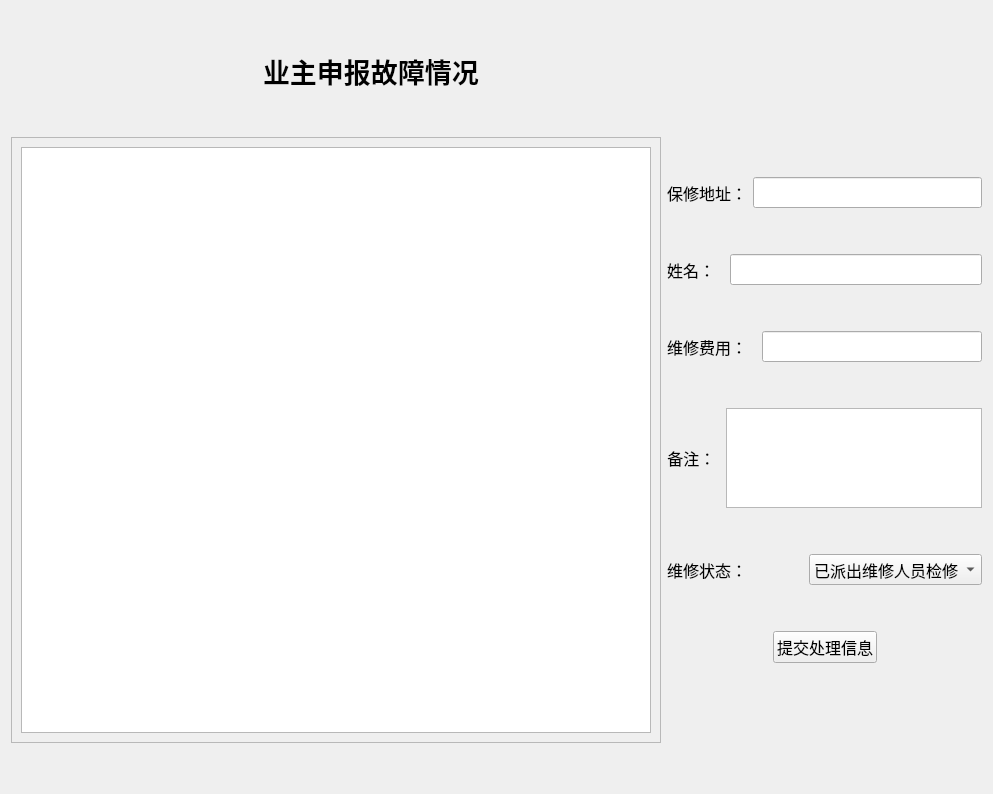
        <widget class="QWidget" name="tab_4">
         <attribute name="title">
          <string>维修管理</string>
         </attribute>
         <layout class="QGridLayout" name="gridLayout_4">
          <item row="0" column="0">
           <layout class="QVBoxLayout" name="verticalLayout_7">
            <item>
             <spacer name="verticalSpacer_24">
              <property name="orientation">
               <enum>Qt::Vertical</enum>
              </property>
              <property name="sizeHint" stdset="0">
               <size>
                <width>20</width>
                <height>40</height>
               </size>
              </property>
             </spacer>
            </item>
            <item>
             <layout class="QHBoxLayout" name="horizontalLayout_20">
              <item>
               <spacer name="horizontalSpacer_4">
                <property name="orientation">
                 <enum>Qt::Horizontal</enum>
                </property>
                <property name="sizeHint" stdset="0">
                 <size>
                  <width>40</width>
                  <height>20</height>
                 </size>
                </property>
               </spacer>
              </item>
              <item>
               <widget class="QLabel" name="label_15">
                <property name="font">
                 <font>
                  <family>Agency FB</family>
                  <pointsize>20</pointsize>
                  <weight>75</weight>
                  <bold>true</bold>
                 </font>
                </property>
                <property name="text">
                 <string>业主申报故障情况</string>
                </property>
               </widget>
              </item>
              <item>
               <spacer name="horizontalSpacer_5">
                <property name="orientation">
                 <enum>Qt::Horizontal</enum>
                </property>
                <property name="sizeHint" stdset="0">
                 <size>
                  <width>40</width>
                  <height>20</height>
                 </size>
                </property>
               </spacer>
              </item>
              <item>
               <spacer name="horizontalSpacer_6">
                <property name="orientation">
                 <enum>Qt::Horizontal</enum>
                </property>
                <property name="sizeHint" stdset="0">
                 <size>
                  <width>40</width>
                  <height>20</height>
                 </size>
                </property>
               </spacer>
              </item>
             </layout>
            </item>
            <item>
             <spacer name="verticalSpacer_26">
              <property name="orientation">
               <enum>Qt::Vertical</enum>
              </property>
              <property name="sizeHint" stdset="0">
               <size>
                <width>20</width>
                <height>40</height>
               </size>
              </property>
             </spacer>
            </item>
            <item>
             <layout class="QHBoxLayout" name="horizontalLayout_21">
              <item>
               <widget class="QScrollArea" name="scrollArea_2">
                <property name="minimumSize">
                 <size>
                  <width>650</width>
                  <height>0</height>
                 </size>
                </property>
                <property name="maximumSize">
                 <size>
                  <width>800</width>
                  <height>16777215</height>
                 </size>
                </property>
                <property name="widgetResizable">
                 <bool>true</bool>
                </property>
                <widget class="QWidget" name="scrollAreaWidgetContents_2">
                 <property name="geometry">
                  <rect>
                   <x>0</x>
                   <y>0</y>
                   <width>648</width>
                   <height>597</height>
                  </rect>
                 </property>
                 <layout class="QGridLayout" name="gridLayout_16">
                  <item row="0" column="0">
                   <widget class="QTableView" name="tableView_4"/>
                  </item>
                 </layout>
                </widget>
               </widget>
              </item>
              <item>
               <layout class="QVBoxLayout" name="verticalLayout_6">
                <item>
                 <spacer name="verticalSpacer_19">
                  <property name="orientation">
                   <enum>Qt::Vertical</enum>
                  </property>
                  <property name="sizeHint" stdset="0">
                   <size>
                    <width>20</width>
                    <height>40</height>
                   </size>
                  </property>
                 </spacer>
                </item>
                <item>
                 <layout class="QHBoxLayout" name="horizontalLayout_13"/>
                </item>
                <item>
                 <layout class="QHBoxLayout" name="horizontalLayout_14">
                  <item>
                   <widget class="QLabel" name="label_10">
                    <property name="font">
                     <font>
                      <family>Agency FB</family>
                      <pointsize>12</pointsize>
                     </font>
                    </property>
                    <property name="text">
                     <string>保修地址：</string>
                    </property>
                   </widget>
                  </item>
                  <item>
                   <widget class="QLineEdit" name="lineEdit_9">
                    <property name="font">
                     <font>
                      <family>Agency FB</family>
                      <pointsize>12</pointsize>
                     </font>
                    </property>
                   </widget>
                  </item>
                 </layout>
                </item>
                <item>
                 <spacer name="verticalSpacer_20">
                  <property name="orientation">
                   <enum>Qt::Vertical</enum>
                  </property>
                  <property name="sizeHint" stdset="0">
                   <size>
                    <width>20</width>
                    <height>40</height>
                   </size>
                  </property>
                 </spacer>
                </item>
                <item>
                 <layout class="QHBoxLayout" name="horizontalLayout_15">
                  <item>
                   <widget class="QLabel" name="label_11">
                    <property name="font">
                     <font>
                      <family>Agency FB</family>
                      <pointsize>12</pointsize>
                     </font>
                    </property>
                    <property name="text">
                     <string>姓名：  </string>
                    </property>
                   </widget>
                  </item>
                  <item>
                   <widget class="QLineEdit" name="lineEdit_10">
                    <property name="font">
                     <font>
                      <family>Agency FB</family>
                      <pointsize>12</pointsize>
                     </font>
                    </property>
                   </widget>
                  </item>
                 </layout>
                </item>
                <item>
                 <spacer name="verticalSpacer_21">
                  <property name="orientation">
                   <enum>Qt::Vertical</enum>
                  </property>
                  <property name="sizeHint" stdset="0">
                   <size>
                    <width>20</width>
                    <height>40</height>
                   </size>
                  </property>
                 </spacer>
                </item>
                <item>
                 <layout class="QHBoxLayout" name="horizontalLayout_16">
                  <item>
                   <widget class="QLabel" name="label_19">
                    <property name="font">
                     <font>
                      <family>Agency FB</family>
                      <pointsize>12</pointsize>
                     </font>
                    </property>
                    <property name="text">
                     <string>维修费用：  </string>
                    </property>
                   </widget>
                  </item>
                  <item>
                   <widget class="QLineEdit" name="lineEdit_11">
                    <property name="font">
                     <font>
                      <family>Agency FB</family>
                      <pointsize>12</pointsize>
                     </font>
                    </property>
                   </widget>
                  </item>
                 </layout>
                </item>
                <item>
                 <spacer name="verticalSpacer_22">
                  <property name="orientation">
                   <enum>Qt::Vertical</enum>
                  </property>
                  <property name="sizeHint" stdset="0">
                   <size>
                    <width>20</width>
                    <height>40</height>
                   </size>
                  </property>
                 </spacer>
                </item>
                <item>
                 <layout class="QHBoxLayout" name="horizontalLayout_17">
                  <item>
                   <widget class="QLabel" name="label_13">
                    <property name="text">
                     <string>&lt;html&gt;&lt;head/&gt;&lt;body&gt;&lt;p align=&quot;center&quot;&gt;&lt;span style=&quot; font-size:12pt;&quot;&gt;备注：  &lt;/span&gt;&lt;/p&gt;&lt;/body&gt;&lt;/html&gt;</string>
                    </property>
                   </widget>
                  </item>
                  <item>
                   <widget class="QTextEdit" name="textEdit">
                    <property name="maximumSize">
                     <size>
                      <width>16777215</width>
                      <height>100</height>
                     </size>
                    </property>
                   </widget>
                  </item>
                 </layout>
                </item>
                <item>
                 <spacer name="verticalSpacer_27">
                  <property name="orientation">
                   <enum>Qt::Vertical</enum>
                  </property>
                  <property name="sizeHint" stdset="0">
                   <size>
                    <width>20</width>
                    <height>40</height>
                   </size>
                  </property>
                 </spacer>
                </item>
                <item>
                 <layout class="QHBoxLayout" name="horizontalLayout_18">
                  <item>
                   <widget class="QLabel" name="label_14">
                    <property name="font">
                     <font>
                      <family>Agency FB</family>
                      <pointsize>12</pointsize>
                     </font>
                    </property>
                    <property name="text">
                     <string>维修状态：</string>
                    </property>
                   </widget>
                  </item>
                  <item>
                   <widget class="QComboBox" name="comboBox">
                    <property name="font">
                     <font>
                      <family>Agency FB</family>
                      <pointsize>12</pointsize>
                     </font>
                    </property>
                    <item>
                     <property name="text">
                      <string>已派出维修人员检修</string>
                     </property>
                    </item>
                    <item>
                     <property name="text">
                      <string>正在维修中</string>
                     </property>
                    </item>
                    <item>
                     <property name="text">
                      <string>维修完成</string>
                     </property>
                    </item>
                   </widget>
                  </item>
                 </layout>
                </item>
                <item>
                 <spacer name="verticalSpacer_28">
                  <property name="orientation">
                   <enum>Qt::Vertical</enum>
                  </property>
                  <property name="sizeHint" stdset="0">
                   <size>
                    <width>20</width>
                    <height>40</height>
                   </size>
                  </property>
                 </spacer>
                </item>
                <item>
                 <layout class="QHBoxLayout" name="horizontalLayout_19">
                  <item>
                   <spacer name="horizontalSpacer_2">
                    <property name="orientation">
                     <enum>Qt::Horizontal</enum>
                    </property>
                    <property name="sizeHint" stdset="0">
                     <size>
                      <width>40</width>
                      <height>20</height>
                     </size>
                    </property>
                   </spacer>
                  </item>
                  <item>
                   <widget class="QPushButton" name="pushButton_4">
                    <property name="font">
                     <font>
                      <family>Agency FB</family>
                      <pointsize>12</pointsize>
                     </font>
                    </property>
                    <property name="text">
                     <string>提交处理信息</string>
                    </property>
                   </widget>
                  </item>
                  <item>
                   <spacer name="horizontalSpacer_3">
                    <property name="orientation">
                     <enum>Qt::Horizontal</enum>
                    </property>
                    <property name="sizeHint" stdset="0">
                     <size>
                      <width>40</width>
                      <height>20</height>
                     </size>
                    </property>
                   </spacer>
                  </item>
                 </layout>
                </item>
                <item>
                 <spacer name="verticalSpacer_23">
                  <property name="orientation">
                   <enum>Qt::Vertical</enum>
                  </property>
                  <property name="sizeHint" stdset="0">
                   <size>
                    <width>20</width>
                    <height>40</height>
                   </size>
                  </property>
                 </spacer>
                </item>
                <item>
                 <spacer name="verticalSpacer_18">
                  <property name="orientation">
                   <enum>Qt::Vertical</enum>
                  </property>
                  <property name="sizeHint" stdset="0">
                   <size>
                    <width>20</width>
                    <height>40</height>
                   </size>
                  </property>
                 </spacer>
                </item>
               </layout>
              </item>
             </layout>
            </item>
            <item>
             <spacer name="verticalSpacer_25">
              <property name="orientation">
               <enum>Qt::Vertical</enum>
              </property>
              <property name="sizeHint" stdset="0">
               <size>
                <width>20</width>
                <height>40</height>
               </size>
              </property>
             </spacer>
            </item>
           </layout>
          </item>
         </layout>
        </widget>
